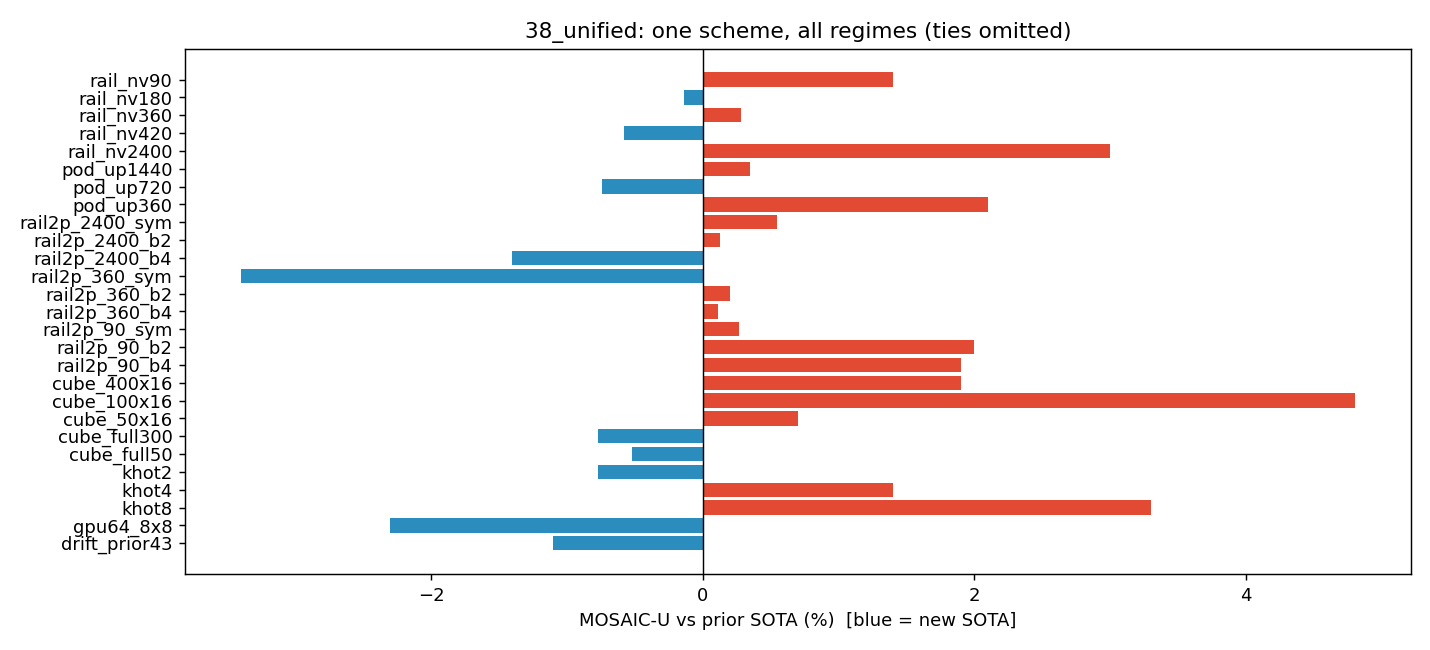

Source code (Python):
#!/usr/bin/env python3
"""38 组图:MOSAIC-U vs 历史特调 SOTA 的逐 cell 差值(%)。"""
import csv
import os

import matplotlib
matplotlib.use("Agg")
import matplotlib.pyplot as plt

HERE = os.path.dirname(os.path.abspath(__file__))
rows = list(csv.DictReader(open(os.path.join(HERE, "results.csv"))))
rows = [r for r in rows if r["delta_pct"] not in ("0",)]
cells = [r["cell"] for r in rows]
deltas = [float(r["delta_pct"].replace("+", "")) for r in rows]
colors = ["#2b8cbe" if d < 0 else "#e34a33" for d in deltas]

fig, ax = plt.subplots(figsize=(11, 5))
ax.barh(cells, deltas, color=colors)
ax.axvline(0, color="black", lw=0.8)
ax.set_xlabel("MOSAIC-U vs prior SOTA (%)  [blue = new SOTA]")
ax.set_title("38_unified: one scheme, all regimes (ties omitted)")
ax.invert_yaxis()
fig.tight_layout()
fig.savefig(os.path.join(HERE, "plot.png"), dpi=130)
print("wrote plot.png")
